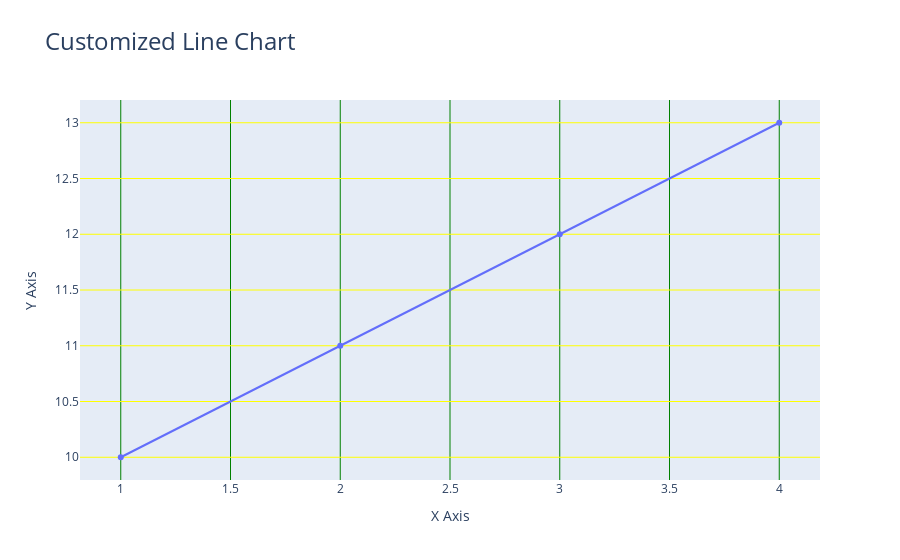

Here is the notebook cell this chart was saved with:
### Markdown cell above
<font color="red" size=3><b>Customization</b></font>

### Code cell
fig = go.Figure()
fig.add_trace(go.Scatter(x=[1, 2, 3, 4], y=[10, 11, 12, 13], mode='lines+markers', name='Customized Line'))
fig.update_layout(title='Customized Line Chart', xaxis_title='X Axis', yaxis_title='Y Axis',
                  title_font_size=24, xaxis=dict(showgrid=True, gridwidth=1, gridcolor='Green'),
                  yaxis=dict(showgrid=True, gridwidth=1, gridcolor='Yellow'))
fig.show()

### Figure 1 — Plotly figure (JSON) as saved in the notebook; plotly's stock layout.template omitted (floating-point values rounded to 4 significant figures)
{"data": [{"mode": "lines+markers", "name": "Customized Line", "type": "scatter", "x": [1, 2, 3, 4], "y": [10, 11, 12, 13]}], "layout": {"autosize": true, "title": {"font": {"size": 24}, "text": "Customized Line Chart"}, "xaxis": {"autorange": true, "gridcolor": "Green", "gridwidth": 1, "range": [0.8185, 4.181], "showgrid": true, "title": {"text": "X Axis"}, "type": "linear"}, "yaxis": {"autorange": true, "gridcolor": "Yellow", "gridwidth": 1, "range": [9.752, 13.25], "showgrid": true, "title": {"text": "Y Axis"}, "type": "linear"}}}
